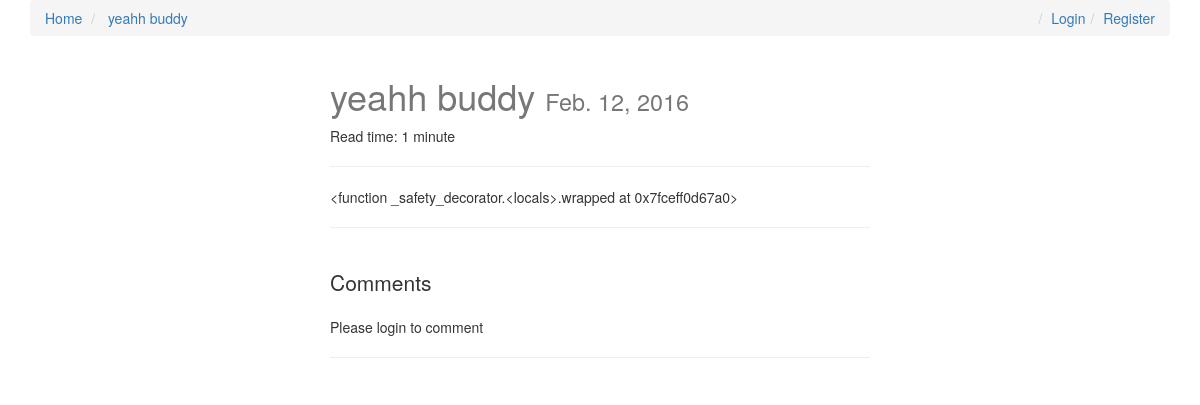
Screenshot of /yeah-buddy/ with the database file from the repository.
### posts/models.py (models this page shows, shortened)
class Post(models.Model):
    user = models.ForeignKey(settings.AUTH_USER_MODEL, default=1)
    title = models.CharField(max_length=120)
    slug = models.SlugField(unique=True)
    image = models.ImageField(upload_to=upload_location,
            null=True,
            blank=True,
            width_field="width_field",
            height_field="height_field")
    height_field = models.IntegerField(default=0)
    width_field = models.IntegerField(default=0)
    content = models.TextField()
    draft = models.BooleanField(default=False)
    publish = models.DateField(auto_now=False, auto_now_add=False)
    read_time = models.IntegerField(default=0)# Intead of this, models.TimeField(null=True, blank=True)
    updated = models.DateTimeField(auto_now=True, auto_now_add=False)
    timestamp = models.DateTimeField(auto_now=False, auto_now_add=True)
    objects = PostManager()
    def get_absolute_url(self):
        return reverse("posts:detail", kwargs={"slug": self.slug})
    def get_markdown(self):
        content = self.content
        return mark_safe(markdown(content))
    class Meta:
        ordering = ["-timestamp", "-updated"]
    @property
    def comments(self):
        instance = self
        qs = Comment.objects.filter_by_instance(self)
        return qs
    @property
    def get_content_type(self):
        instance = self
        content_type = ContentType.objects.get_for_model(instance.__class__)
        return content_type

### posts/views.py (the view, shortened to what this page needs)
# urls.py: url(r'^(?P<slug>[\w-]+)/$', post_detail, name='detail'),
def post_detail(request, slug=None):
	instance = get_object_or_404(Post, slug=slug)
	if instance.publish > timezone.now().date() or instance.draft:
		if not request.user.is_staff or not request.user.is_superuser:
			raise Http404
	share_string = quote_plus(instance.content)
	comments = instance.comments #Comment.objects.filter_by_instance(instance)
	initial_data = {
			"content_type": instance.get_content_type,
			"object_id": instance.id
	}
	form = CommentForm(request.POST or None, initial=initial_data)
	context = {
		"title": instance.title,
		"instance": instance,
		"share_string": share_string,
		"comments":comments,
		"comment_form":form,
	}
	return render(request, "post_detail.html", context)

### comments/models.py (called while the page is built)
    def filter_by_instance(self, instance):
        content_type = ContentType.objects.get_for_model(instance.__class__)
        obj_id = instance.id
        qs = super(CommentManager, self).filter(content_type=content_type, object_id= obj_id).filter(parent=None)
        return qs

### posts/templatetags/urlify.py (called while the page is built)
@register.filter
def urlify(value):
    return quote_plus(value)

### templates/post_detail.html (shortened to what this page needs)
{% extends "base.html" %}
{% load urlify %}
{% load crispy_forms_tags %}
{% block post_detail_link %}
<li><a href="{{instance.get_absolute_url}}"> {{instance.title}}</a></li>
{% endblock %}
{% block content %}
<div class='col-sm-6 col-sm-offset-3'>
<h1>{{ title }} <small>{% if instance.draft %}<span style='color:red;'>Draft</span> {% endif %}{{ instance.publish }}</small></h1>
<p>Read time:
{{ instance.read_time }} minute{% if instance.read_time > 1 %}s{% endif %}
</p>
<p><div class="fb-like" data-href="{{ request.build_absolute_uri }}" data-layout="button_count" data-action="like" data-show-faces="true" data-share="true"></div>
<hr/>
</p>
<div class='row'>
<div class='col-sm-12'>
    <div class="post_detail_item">{{ instance.get_markdown }}</div>
<hr/>
<br/>
<div>
    <p class="lead">Comments</p>
    {% if request.user.is_authenticated %}
    <form method="POST" action="."> {% csrf_token %}
        {{ comment_form|crispy }}
        <input type='submit' value='Post comment' class='btn btn-default'>
    </form>
    {% else %}
    <p>Please login to comment</p>
    {% endif %}
    <hr/>
</div>
</div>
</div>
</div>
{% endblock content %}

### static/css/base.css (style rules this page uses)
h1 { color: #777777; }

### rows the page displays
Post: title "yeahh buddy", publish "Feb. 12, 2016", read_time "1", get_markdown "<function _safety_decorator.<locals>.wrapped at 0x7fceff0d67a0>"
